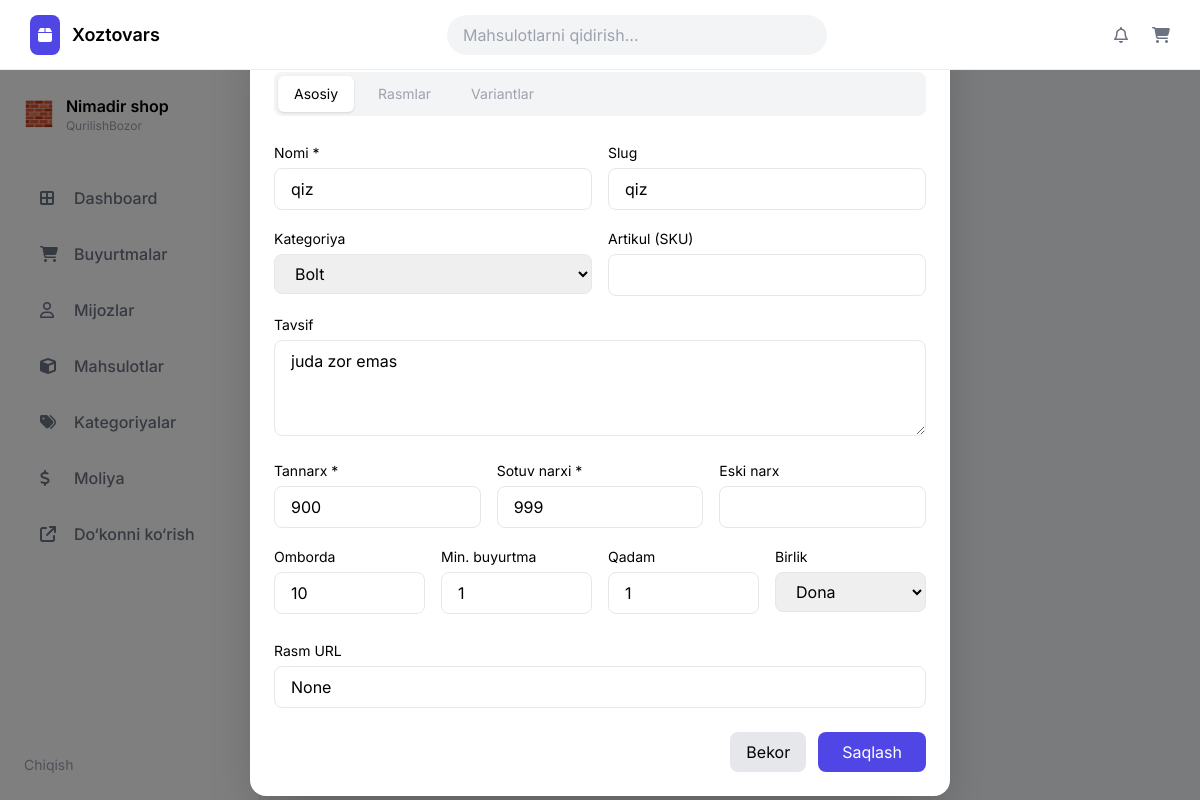
The app's page /products/edit/2/ with its own data.
### app/models.py (models this page shows, shortened)
class Product(models.Model):
    TYPE = (
        ('dona', 'Dona'),
        ('kg', 'Kg'),
    )
    name = models.CharField(max_length=100)
    description = models.TextField()
    price = models.IntegerField()
    category = models.ForeignKey(Category, on_delete=models.CASCADE)
    image = models.ImageField(upload_to='products/', blank=True, null=True)
    image_url = models.URLField(blank=True, null=True)
    quantity = models.IntegerField(default=0)
    cost = models.IntegerField(default=0)
    type = models.CharField(max_length=10, choices=TYPE, default='dona')
    created_at = models.DateTimeField(auto_now_add=True)

class Category(models.Model):
    name = models.CharField(max_length=100, unique=True)
    order = models.IntegerField(default=0)  # 🔥 новое поле

### app/views.py (the view, shortened to what this page needs)
# urls.py: path('products/edit/<int:id>/', edit_product, name='edit_product'),
def edit_product(request, id):
    product = get_object_or_404(Product, id=id)
    categories = Category.objects.all()
    return render(request, "edit_product.html", {
        "product": product,
        "categories": categories
    })

### app/views.py (called while the page is built)
def cart_count(request):
    cart = request.session.get('cart', {})
    return {'cart_count': sum(cart.values())}

### templates/edit_product.html (shortened to what this page needs)
{% extends 'admin_base.html' %}
{% block content %}
<div class="fixed inset-0 bg-black/50 flex items-center justify-center z-50">
    <div class="bg-white w-[700px] rounded-2xl shadow-2xl p-6 relative">
        <a href="{% url 'products' %}"
           class="absolute top-4 right-4 text-gray-400 hover:text-black text-xl">
        </a>
        <h2 class="text-lg font-semibold mb-4">
        </h2>
        <div class="flex gap-2 mb-6 bg-gray-100 p-1 rounded-lg text-sm">
            <button class="px-4 py-2 bg-white rounded-md shadow">Asosiy</button>
            <button class="px-4 py-2 text-gray-400">Rasmlar</button>
            <button class="px-4 py-2 text-gray-400">Variantlar</button>
        </div>
        <form method="POST">
            <div class="grid grid-cols-2 gap-4 mb-4">
                <div>
                    <label class="text-sm">Nomi *</label>
                    <input name="name" value="{{ product.name }}"
                        class="w-full border px-4 py-2 rounded-lg mt-1">
                </div>
                <div>
                    <label class="text-sm">Slug</label>
                    <input value="{{ product.name|slugify }}"
                        class="w-full border px-4 py-2 rounded-lg mt-1">
                </div>
            </div>
            <div class="grid grid-cols-2 gap-4 mb-4">
                <div>
                    <label class="text-sm">Kategoriya</label>
                    <select name="category" class="w-full border px-4 py-2 rounded-lg mt-1">
                        {% for c in categories %}
                        <option value="{{ c.id }}"
                            {% if product.category.id == c.id %}selected{% endif %}>
                            {{ c.name }}
                        </option>
                        {% endfor %}
                    </select>
                </div>
                <div>
                    <label class="text-sm">Artikul (SKU)</label>
                    <input class="w-full border px-4 py-2 rounded-lg mt-1">
                </div>
            </div>
            <div class="mb-4">
                <label class="text-sm">Tavsif</label>
                <textarea name="description"
                    class="w-full border px-4 py-2 rounded-lg mt-1 h-24">{{ product.description }}</textarea>
            </div>
            <div class="grid grid-cols-3 gap-4 mb-4">
                <div>
                    <label class="text-sm">Tannarx *</label>
                    <input type="number" name="cost" value="{{ product.cost }}"
                        class="w-full border px-4 py-2 rounded-lg mt-1">
                </div>
                <div>
                    <label class="text-sm">Sotuv narxi *</label>
                    <input type="number" name="price" value="{{ product.price }}"
                        class="w-full border px-4 py-2 rounded-lg mt-1">
                </div>
                <div>
                    <label class="text-sm">Eski narx</label>
                    <input class="w-full border px-4 py-2 rounded-lg mt-1">
                </div>
            </div>
            <div class="grid grid-cols-4 gap-4 mb-6">
                <div>
                    <label class="text-sm">Omborda</label>
                    <input type="number" name="quantity" value="{{ product.quantity }}"
                        class="w-full border px-4 py-2 rounded-lg mt-1">
                </div>
                <div>
                    <label class="text-sm">Min. buyurtma</label>
                    <input value="1"
                        class="w-full border px-4 py-2 rounded-lg mt-1">
                </div>
                <div>
                    <label class="text-sm">Qadam</label>
                    <input value="1"
                        class="w-full border px-4 py-2 rounded-lg mt-1">
                </div>
                <div>
                    <label class="text-sm">Birlik</label>
                    <select name="type"
                        class="w-full border px-4 py-2 rounded-lg mt-1">
                        <option value="dona" {% if product.type == 'dona' %}selected{% endif %}>Dona</option>
                    </select>
                </div>
            </div>
            <div class="mb-6">
                <label class="text-sm">Rasm URL</label>
                <input name="image_url" value="{{ product.image_url }}"
                    class="w-full border px-4 py-2 rounded-lg mt-1">
            </div>
            <div class="flex justify-end gap-3">
                <a href="{% url 'products' %}"
                   class="px-4 py-2 bg-gray-200 rounded-lg">
                    Bekor
                </a>
                <button class="px-6 py-2 bg-indigo-600 text-white rounded-lg">
                    Saqlash
                </button>
            </div>
        </form>
    </div>
</div>
{% endblock %}

### templates/admin_base.html (style rules this page uses)
body { background: #f5f7fb; font-family: 'Inter', sans-serif; margin: 0; }

### records on screen
Product: name "qiz", name|slugify "qiz", category "Bolt", description "juda zor emas", cost "900", price "999", quantity "10", type "Dona", image_url "None"
